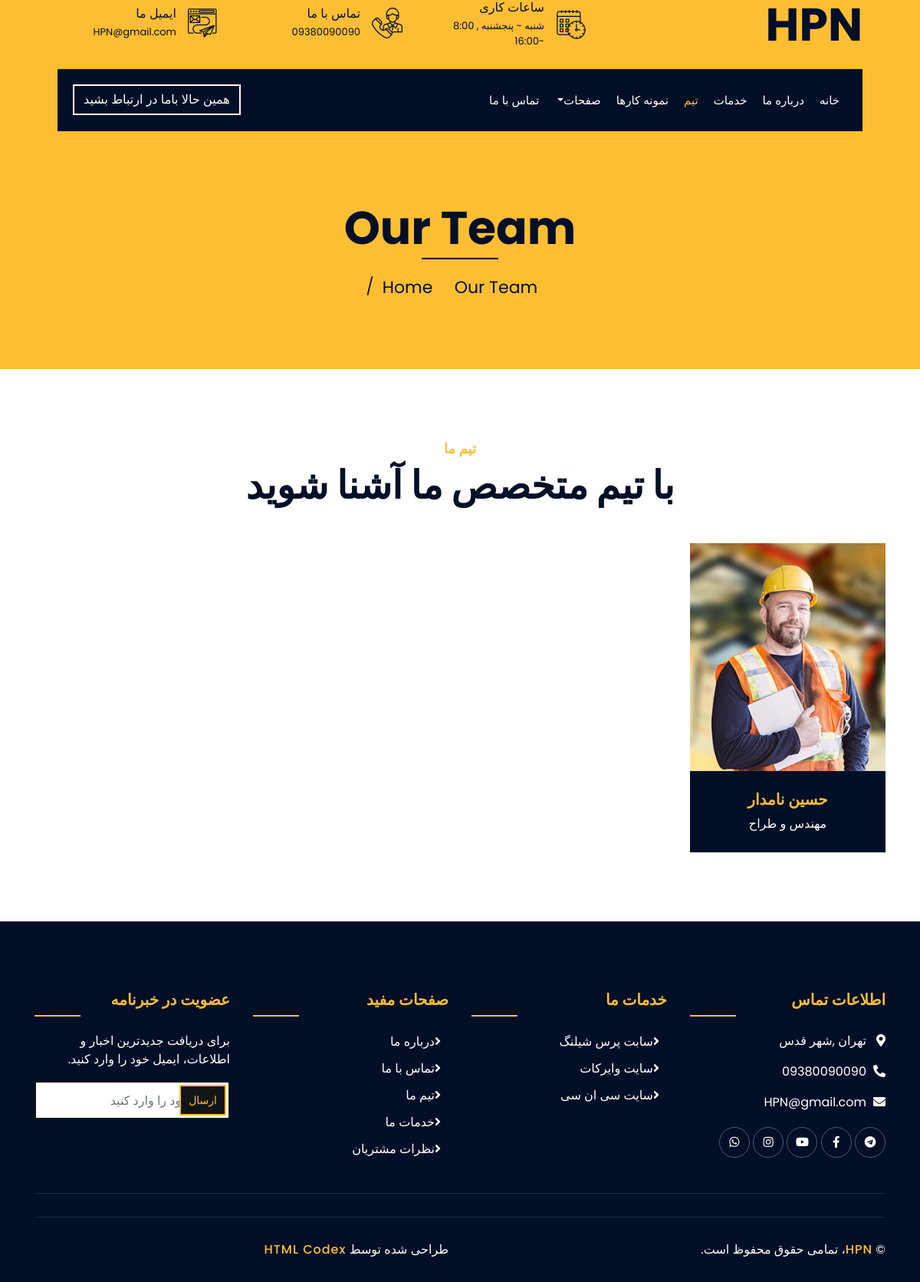
Page /team/ on the committed database.
### textInfo/models.py (models this page shows, shortened)
class HeaderInfo(models.Model):
    company_name = models.CharField(max_length=200, verbose_name='نام شرکت')
    email = models.EmailField(verbose_name='ایمیل')
    phone = models.CharField(max_length=20, verbose_name='شماره تماس')
    working_hours = models.CharField(max_length=100, verbose_name='ساعت کاری')
    logo = models.ImageField(
        upload_to=get_product_image_filepath,
        default=get_default_product_image,
        null=True,
        blank=True
    )
    class Meta:
        verbose_name = 'اطلاعات هدر'
        verbose_name_plural = 'اطلاعات هدر'

class Employee(models.Model):
    first_name = models.CharField(max_length=100, verbose_name='نام')
    last_name = models.CharField(max_length=100, verbose_name='نام خانوادگی')
    job_title = models.CharField(max_length=200, verbose_name='عنوان شغلی')
    email = models.EmailField(verbose_name='ایمیل', blank=True, null=True)
    phone = models.CharField(max_length=20, verbose_name='شماره تماس', blank=True, null=True)
    whatsapp_link = models.URLField(verbose_name='لینک واتساپ', blank=True, null=True)
    telegram_link = models.URLField(verbose_name='لینک تلگرام', blank=True, null=True)
    image = models.ImageField(
        upload_to='employees/',
        default=get_default_product_image,
        null=True,
        blank=True,
        verbose_name='عکس'
    )
    is_visible = models.BooleanField(default=True, verbose_name='نمایش در سایت')
    class Meta:
        verbose_name = 'کارمند'
        verbose_name_plural = 'کارمندان'

class FooterInfo(models.Model):
    email = models.EmailField(verbose_name='ایمیل')
    phone = models.CharField(max_length=20, verbose_name='شماره تماس')
    location = models.TextField(verbose_name='موقعیت')
    telegram_link = models.URLField(verbose_name='لینک تلگرام', blank=True, null=True)
    aparat_link = models.URLField(verbose_name='لینک آپارات', blank=True, null=True)
    whatsapp_link = models.URLField(verbose_name='لینک واتساپ', blank=True, null=True)
    facebook_link = models.URLField(verbose_name='لینک فیسبوک', blank=True, null=True)
    instagram_link = models.URLField(verbose_name='لینک اینستاگرام', blank=True, null=True)
    class Meta:
        verbose_name = 'اطلاعات فوتر'
        verbose_name_plural = 'اطلاعات فوتر'

### project/views.py (the view)
# urls.py: path('team/', team , name='team'),
def team (requset):
    return render(requset , 'team.html')

### textInfo/context_processors.py (called while the page is built)
def numbers_processor(request):
    numbers = Number.objects.all()[:4]  # فقط 4 عدد اول
    return {
        'numbers': numbers
    }

def header_info_processor(request):
    try:
        header_info = HeaderInfo.objects.first()
    except HeaderInfo.DoesNotExist:
        header_info = None
    return {
        'header_info': header_info
    }

def footer_info_processor(request):
    try:
        footer_info = FooterInfo.objects.first()
    except FooterInfo.DoesNotExist:
        footer_info = None
    return {
        'footer_info': footer_info
    }

def company_info_processor(request):
    try:
        company_info = CompanyInfo.objects.first()
    except CompanyInfo.DoesNotExist:
        company_info = None
    return {
        'company_info': company_info
    }

def services_processor(request):
    try:
        services = Service.objects.filter(is_visible=True)
        return {'services': services}
    except:
        return {'services': []}

def employees_processor(request):
    try:
        employees = Employee.objects.filter(is_visible=True)
        return {'employees': employees}
    except:
        return {'employees': []}

def active_projects(request):
    projects = Project.objects.filter(is_active=True).order_by('display_order')
    return {'active_projects': projects}

### templates/main/team.html
{% extends 'base.html' %}
{% load static%}
{%  block content %}
            <div class="page-header">
                <div class="container">
                    <div class="row">
                        <div class="col-12">
                            <h2>Our Team</h2>
                        </div>
                        <div class="col-12">
                            <a href="">Home</a>
                            <a href="">Our Team</a>
                        </div>
                    </div>
                </div>
            </div>
            {%  block team2 %} {% include 'team2.html' %} {% endblock %}
{% endblock %}

### templates/main/header.html (shortened to what this page needs)
{% load static %}
    <div class="top-bar">
        <div class="container-fluid">
            <div class="row align-items-center">
                <div class="col-lg-4 col-md-12">
                    <div class="logo">
                        {% if header_info and header_info.logo %}
                            <a href="{% url 'project:home' %}">
                                <img src="{{ header_info.logo.url }}" alt="لوگو">
                            </a>
                        {% else %}
                            <a href="{% url 'project:home' %}">
                                <h1>{{ header_info.company_name|default:"HPN" }}</h1>
                            </a>
                        {% endif %}
                    </div>
                </div>
                <div class="col-lg-8 col-md-7 d-none d-lg-block">
                    <div class="row">
                        <div class="col-4">
                            <div class="top-bar-item">
                                <div class="top-bar-icon">
                                    <i class="flaticon-calendar"></i>
                                </div>
                                <div class="top-bar-text">
                                    <h3>ساعات کاری</h3>
                                    <p>{{ header_info.working_hours|default:"دوشنبه - جمعه، ۸:۰۰ - ۹:۰۰" }}</p>
                                </div>
                            </div>
                        </div>
                        <div class="col-4">
                            <div class="top-bar-item">
                                <div class="top-bar-icon">
                                    <i class="flaticon-call"></i>
                                </div>
                                <div class="top-bar-text">
                                    <h3>تماس با ما</h3>
                                    <p>{{ header_info.phone|default:"+۰۱۲ ۳۴۵ ۶۷۸۹" }}</p>
                                </div>
                            </div>
                        </div>
                        <div class="col-4">
                            <div class="top-bar-item">
                                <div class="top-bar-icon">
                                    <i class="flaticon-send-mail"></i>
                                </div>
                                <div class="top-bar-text">
                                    <h3>ایمیل ما</h3>
                                    <p>{{ header_info.email|default:"info@example.com" }}</p>
                                </div>
                            </div>
                        </div>
                    </div>
                </div>
            </div>
        </div>
    </div>
    <div class="nav-bar">
        <div class="container-fluid">
            <nav class="navbar navbar-expand-lg bg-dark navbar-dark">
                <div class="collapse navbar-collapse justify-content-between" id="navbarCollapse">
                    <div class="navbar-nav ml-auto">
                        <a href="{% url 'project:home' %}" class="nav-item nav-link {% if request.resolver_match.url_name == 'home' %}active{% endif %}">خانه</a>
                        <a href="{% url 'project:about' %}" class="nav-item nav-link {% if request.resolver_match.url_name == 'about' %}active{% endif %}">درباره ما</a>
                        <a href="{% url 'project:service' %}" class="nav-item nav-link {% if request.resolver_match.url_name == 'service' %}active{% endif %}">خدمات</a>
                        <a href="{% url 'project:team' %}" class="nav-item nav-link {% if request.resolver_match.url_name == 'team' %}active{% endif %}">تیم</a>
                        <a href="{% url 'textInfo:portfolio' %}" class="nav-item nav-link {% if request.resolver_match.url_name == 'portfolio' %}active{% endif %}">نمونه کارها</a>
                        <div class="nav-item dropdown">
                            <a href="#" class="nav-link dropdown-toggle {% if request.resolver_match.url_name in 'blog,cnc,wirecut' %}active{% endif %}" data-toggle="dropdown">صفحات</a>
                        </div>
                        <a href="{% url 'project:contact' %}" class="nav-item nav-link {% if request.resolver_match.url_name == 'contact' %}active{% endif %}">تماس با ما</a>
                    </div>
                    <div class="mr-auto">
                        <a class="btn" href="#">همین حالا باما در ارتباط بشید</a>
                    </div>
                </div>
            </nav>
        </div>
    </div>

### templates/main/team2.html (shortened to what this page needs)
{% load static %}
{% block content %}
<div class="team">
    <div class="container">
        <div class="section-header text-center">
            <p>تیم ما</p>
            <h2>با تیم متخصص ما آشنا شوید</h2>
        </div>
        <div class="row">
            {% for employee in employees %}
            <div class="col-lg-3 col-md-6 wow fadeInUp" data-wow-delay="0.1s">
                <div class="team-item">
                    <div class="team-img">
                        {% if employee.image %}
                            <img src="{{ employee.image.url }}" alt="{{ employee.first_name }} {{ employee.last_name }}">
                        {% else %}
                            <img src="{% static 'img/team-1.jpg' %}" alt="{{ employee.first_name }} {{ employee.last_name }}">
                        {% endif %}
                    </div>
                    <div class="team-text">
                        <h2>{{ employee.first_name }} {{ employee.last_name }}</h2>
                        <p>{{ employee.job_title }}</p>
                    </div>
                </div>
            </div>
            {% empty %}
            <div class="col-12 text-center">
                <p>هیچ کارمندی یافت نشد</p>
            </div>
            {% endfor %}
        </div>
    </div>
</div>
{% endblock %}

### templates/main/footer.html (shortened to what this page needs)
{% load static %}
            <div class="footer wow fadeIn" data-wow-delay="0.3s">
                <div class="container">
                    <div class="row">
                        <div class="col-md-6 col-lg-3">
                            <div class="footer-contact">
                                <h2>اطلاعات تماس</h2>
                                <p><i class="fa fa-map-marker-alt"></i>{{ footer_info.location|default:"TEHRAN, IRAN" }}</p>
                                <p><i class="fa fa-phone-alt"></i>{{ footer_info.phone|default:"00989123456789" }}</p>
                                <p><i class="fa fa-envelope"></i>{{ footer_info.email|default:"H.P.N.@gmail.com" }}</p>
                                <div class="footer-social">
                                    {% if footer_info.telegram_link %}
                                        <a href="{{ footer_info.telegram_link }}"><i class="fab fa-telegram"></i></a>
                                    {% endif %}
                                    {% if footer_info.facebook_link %}
                                        <a href="{{ footer_info.facebook_link }}"><i class="fab fa-facebook-f"></i></a>
                                    {% endif %}
                                    {% if footer_info.aparat_link %}
                                        <a href="{{ footer_info.aparat_link }}"><i class="fab fa-youtube"></i></a>
                                    {% endif %}
                                    {% if footer_info.instagram_link %}
                                        <a href="{{ footer_info.instagram_link }}"><i class="fab fa-instagram"></i></a>
                                    {% endif %}
                                    {% if footer_info.whatsapp_link %}
                                        <a href="{{ footer_info.whatsapp_link }}"><i class="fab fa-whatsapp"></i></a>
                                    {% endif %}
                                </div>
                            </div>
                        </div>
                        <div class="col-md-6 col-lg-3">
                            <div class="footer-link">
                                <h2>خدمات ما</h2>
                                <a href="">سابت پرس شیلنگ</a>
                                <a href="">سایت وایرکات</a>
                                <a href="">سایت سی ان سی</a>
                            </div>
                        </div>
                        <div class="col-md-6 col-lg-3">
                            <div class="footer-link">
                                <h2>صفحات مفید</h2>
                                <a href="">درباره ما</a>
                                <a href="">تماس با ما</a>
                                <a href="">تیم ما</a>
                                <a href="">خدمات ما</a>
                                <a href="">نظرات مشتریان</a>
                            </div>
                        </div>
                        <div class="col-md-6 col-lg-3">
                            <div class="newsletter">
                                <h2>عضویت در خبرنامه</h2>
                                <p>
                                    برای دریافت جدیدترین اخبار و اطلاعات، ایمیل خود را وارد کنید.
                                </p>
                                <div class="form">
                                    <input class="form-control" placeholder="ایمیل خود را وارد کنید">
                                    <button class="btn">ارسال</button>
                                </div>
                            </div>
                        </div>
                    </div>
                </div>
                <div class="container footer-menu">
                    <div class="f-menu">
                    </div>
                </div>
                <div class="container copyright">
                    <div class="row">
                        <div class="col-md-6">
                            <p>&copy; <a href="#">HPN</a>، تمامی حقوق محفوظ است.</p>
                        </div>
                        <div class="col-md-6">
                            <p>طراحی شده توسط <a href="https://htmlcodex.com">HTML Codex</a></p>
                        </div>
                    </div>
                </div>
            </div>

### rows in the picture
HeaderInfo: working_hours "شنبه - پنجشنبه , 8:00 -16:00", phone "09380090090", email "HPN@gmail.com"
Employee: first_name "حسین", last_name "نامدار", job_title "مهندس و طراح"
FooterInfo: location "تهران ,شهر قدس", phone "09380090090", email "HPN@gmail.com"
